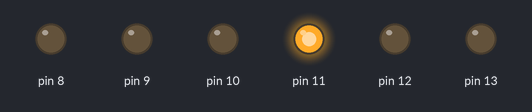
This sketch was run on a simulated Arduino Nano, built with avr-gcc and run on an emulated ATmega328P. Shown: output pins drawn as LEDs (lit = HIGH).

Above: at 0.5 s.
At 1.5 s:
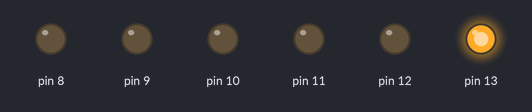
At 2.5 s:
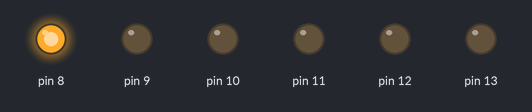
At 3.5 s:
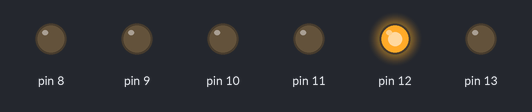
At 4.5 s:
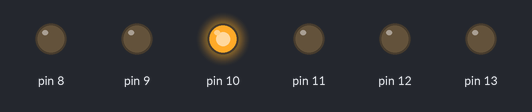
At 5.5 s:
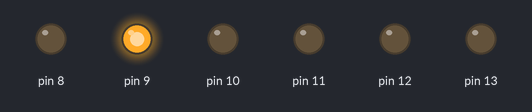
Timing chart, 0 to 7.8 s (numbered marks = the images above):
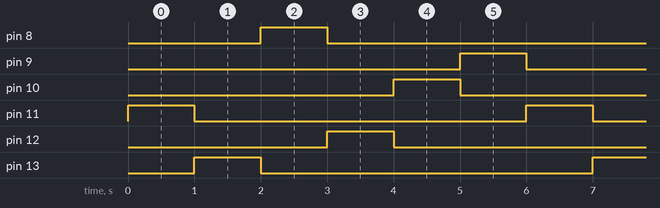

Measured:
- by itself, pin 8–13: alternates HIGH for 1.0 s and LOW for 5.0 s
- by itself, everything shown: repeats every 6.0 s, in 7 steps

The sketch:

super_wluff_elzing1__1_.ino
```cpp
// C++ code

//variaveis globais
int variavel; // variavel declarada no inicio e que vai funcionar em todo o programa
int tempo;

void setup() {

  	pinMode(11, OUTPUT);

  	pinMode(13, OUTPUT);

  	pinMode(8, OUTPUT);

  	pinMode(12, OUTPUT);

  	pinMode(10, OUTPUT);

  	pinMode(9, OUTPUT);


}

void loop()	{

  tempo = 1000; // 1 segundo

  // variavel local
  int tempoRapido = 200; // 200 nano segundos


  digitalWrite(11, HIGH);
  delay(tempo);

  digitalWrite(11, LOW);
  digitalWrite(13, HIGH);
  delay(tempo);

  digitalWrite(13, LOW);
  digitalWrite(8, HIGH);
  delay(tempo);

  digitalWrite(8, LOW);
  digitalWrite(12, HIGH);
  delay(tempo);

  digitalWrite(12, LOW);
  digitalWrite(10, HIGH);
  delay(tempo);

  digitalWrite(10, LOW);
  digitalWrite(9, HIGH);
  delay(tempo);

  digitalWrite(9, LOW);

}
```
